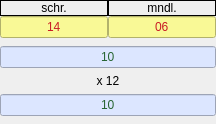
      <widget class="QFrame" name="frame_3">
       <property name="frameShape">
        <enum>QFrame::NoFrame</enum>
       </property>
       <property name="frameShadow">
        <enum>QFrame::Raised</enum>
       </property>
       <layout class="QGridLayout" name="gridLayout_4">
        <property name="leftMargin">
         <number>0</number>
        </property>
        <property name="topMargin">
         <number>0</number>
        </property>
        <property name="rightMargin">
         <number>0</number>
        </property>
        <property name="bottomMargin">
         <number>0</number>
        </property>
        <property name="spacing">
         <number>0</number>
        </property>
        <item row="0" column="1">
         <widget class="QLabel" name="label_19">
          <property name="frameShape">
           <enum>QFrame::Box</enum>
          </property>
          <property name="text">
           <string>mndl.</string>
          </property>
          <property name="alignment">
           <set>Qt::AlignCenter</set>
          </property>
         </widget>
        </item>
        <item row="0" column="0">
         <widget class="QLabel" name="label_18">
          <property name="frameShape">
           <enum>QFrame::Box</enum>
          </property>
          <property name="text">
           <string>schr.</string>
          </property>
          <property name="alignment">
           <set>Qt::AlignCenter</set>
          </property>
         </widget>
        </item>
        <item row="1" column="0">
         <widget class="QLineEdit" name="g_3">
          <property name="styleSheet">
           <string notr="true">color: rgb(200, 27, 36);
background-color: rgb(249, 249, 150);</string>
          </property>
          <property name="text">
           <string>14</string>
          </property>
          <property name="alignment">
           <set>Qt::AlignCenter</set>
          </property>
         </widget>
        </item>
        <item row="1" column="1">
         <widget class="QLineEdit" name="g_3_x">
          <property name="styleSheet">
           <string notr="true">color: rgb(200, 27, 36);
background-color: rgb(249, 249, 150);</string>
          </property>
          <property name="text">
           <string>06</string>
          </property>
          <property name="alignment">
           <set>Qt::AlignCenter</set>
          </property>
         </widget>
        </item>
        <item row="2" column="0" colspan="2">
         <widget class="QFrame" name="frame_11">
          <property name="frameShape">
           <enum>QFrame::NoFrame</enum>
          </property>
          <property name="frameShadow">
           <enum>QFrame::Raised</enum>
          </property>
          <layout class="QVBoxLayout" name="verticalLayout_7">
           <property name="leftMargin">
            <number>0</number>
           </property>
           <property name="topMargin">
            <number>8</number>
           </property>
           <property name="rightMargin">
            <number>0</number>
           </property>
           <property name="bottomMargin">
            <number>8</number>
           </property>
           <item>
            <widget class="QLineEdit" name="points_3">
             <property name="styleSheet">
              <string notr="true">color: rgb(38, 100, 50);
background-color: rgb(220, 230, 255);</string>
             </property>
             <property name="text">
              <string>10</string>
             </property>
             <property name="alignment">
              <set>Qt::AlignCenter</set>
             </property>
             <property name="readOnly">
              <bool>true</bool>
             </property>
            </widget>
           </item>
           <item>
            <widget class="QLabel" name="label_25">
             <property name="text">
              <string>x 12</string>
             </property>
             <property name="alignment">
              <set>Qt::AlignCenter</set>
             </property>
            </widget>
           </item>
           <item>
            <widget class="QLineEdit" name="abi_3">
             <property name="styleSheet">
              <string notr="true">color: rgb(38, 100, 50);
background-color: rgb(220, 230, 255);</string>
             </property>
             <property name="text">
              <string>10</string>
             </property>
             <property name="alignment">
              <set>Qt::AlignCenter</set>
             </property>
             <property name="readOnly">
              <bool>true</bool>
             </property>
            </widget>
           </item>
          </layout>
         </widget>
        </item>
       </layout>
      </widget>
